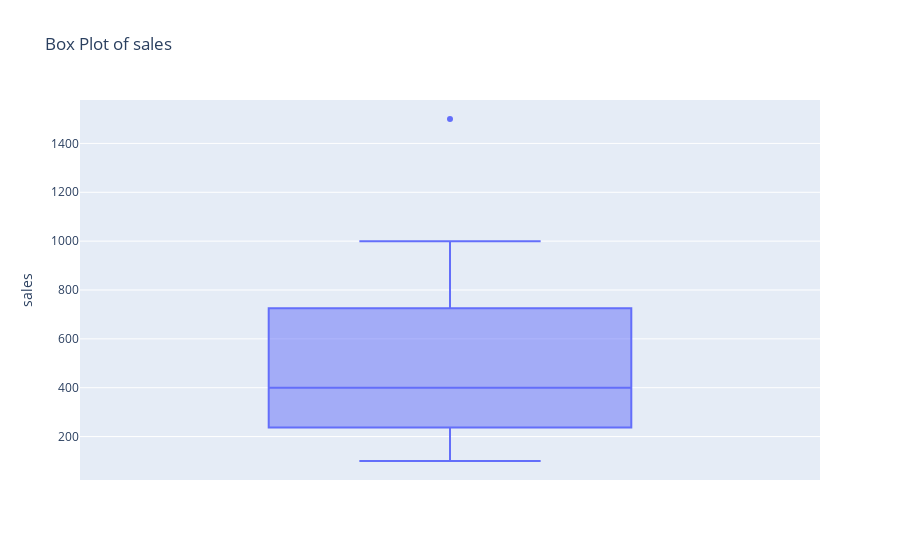

Write notebook code for a chart like this one.
### Code cell
import pandas as pd
import plotly.express as px

# Assuming df is your DataFrame and it contains a 'sales' column
df = pd.DataFrame({'sales': [100, 150, 200, 250, 300, 350, 400, 500, 600, 700, 800, 1000, 1500]})  # Example data

# Create the box plot
fig = px.box(df, y='sales', title="Box Plot of sales")

# Show the plot
fig.show()

### Figure 1 — Plotly figure (JSON) as saved in the notebook; plotly's stock layout.template omitted (floating-point values rounded to 4 significant figures)
{"data": [{"alignmentgroup": "True", "hovertemplate": "sales=%{y}<extra></extra>", "legendgroup": "", "marker": {"color": "#636efa"}, "name": "", "notched": false, "offsetgroup": "", "orientation": "v", "showlegend": false, "type": "box", "x0": " ", "xaxis": "x", "y": [100, 150, 200, 250, 300, 350, 400, 500, 600, 700, 800, 1000, 1500], "y0": " ", "yaxis": "y"}], "layout": {"boxmode": "group", "legend": {"tracegroupgap": 0}, "title": {"text": "Box Plot of sales"}, "xaxis": {"anchor": "y", "domain": [0, 1]}, "yaxis": {"anchor": "x", "domain": [0, 1], "title": {"text": "sales"}}}}
